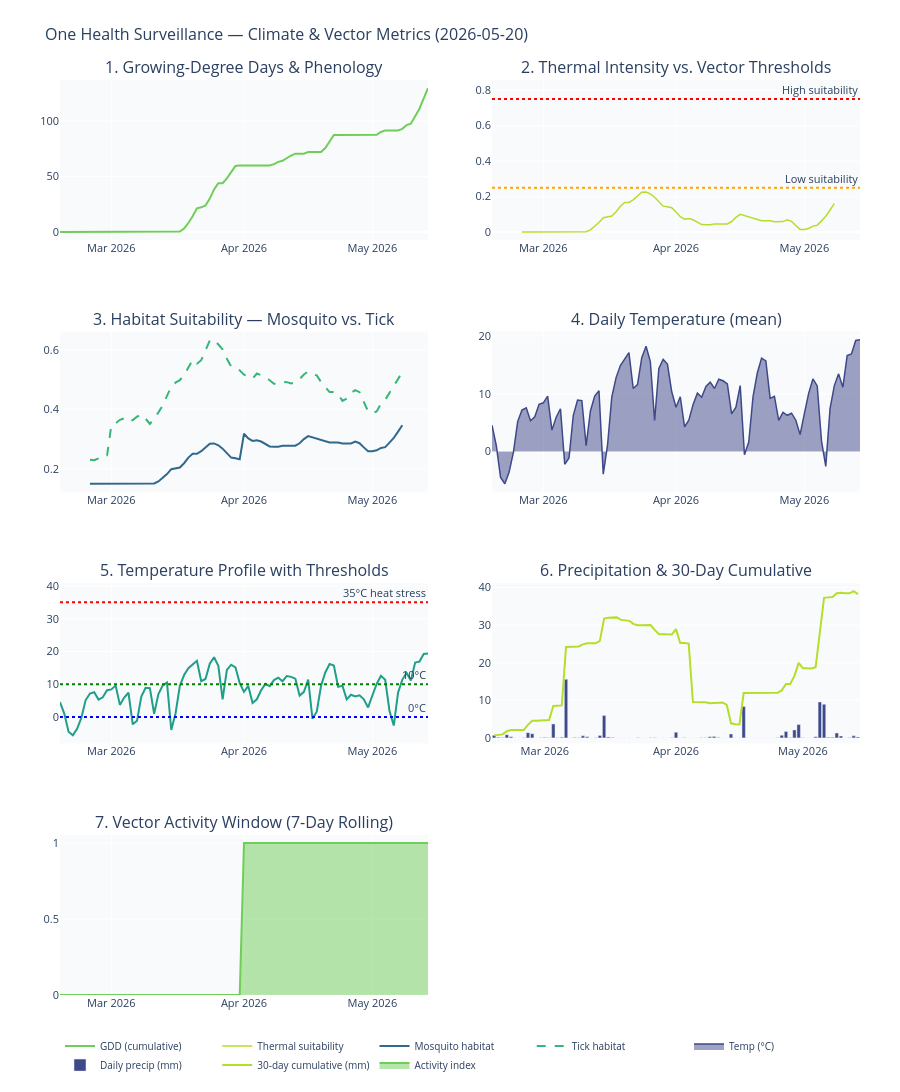

The cell this chart's notebook holds for it:
### Markdown cell above
## 10-Panel Plotly Dashboard

All panels share consistent colorblind-safe colors. Alt-text summaries appear below each figure.

### Code cell
"""Cell 6 — Climate panels 1–7 (Plotly).
Available columns from loader: date, temp_c, precip_mm.
"""
if not have_features:
    print("DEBUG: climate features unavailable — skipping panels 1-7")
else:
    dates = temp_series.index

    fig = make_subplots(
        rows=4, cols=2,
        subplot_titles=[
            "1. Growing-Degree Days & Phenology",
            "2. Thermal Intensity vs. Vector Thresholds",
            "3. Habitat Suitability — Mosquito vs. Tick",
            "4. Daily Temperature (mean)",
            "5. Temperature Profile with Thresholds",
            "6. Precipitation & 30-Day Cumulative",
            "7. Vector Activity Window (7-Day Rolling)",
            "",
        ],
        vertical_spacing=0.10,
        horizontal_spacing=0.08,
    )

    # Panel 1: GDD
    fig.add_trace(go.Scatter(
        x=dates, y=gdd_s.values,
        name="GDD (cumulative)", line=dict(color=VIRIDIS[7], width=2),
        hovertemplate="%{x|%b %d}: %{y:.1f}°C·days",
    ), row=1, col=1)
    if pheno and isinstance(pheno, dict):
        for milestone, mdate in pheno.items():
            if mdate and hasattr(mdate, "strftime"):
                try:
                    yval = float(gdd_s.get(mdate, gdd_s.iloc[-1]))
                    fig.add_annotation(
                        x=mdate, y=yval, text=str(milestone)[:12],
                        showarrow=True, arrowhead=2, arrowsize=0.8,
                        font=dict(size=9), row=1, col=1
                    )
                except Exception:
                    pass

    # Panel 2: Thermal intensity
    fig.add_trace(go.Scatter(
        x=dates, y=thermal_s.values,
        name="Thermal suitability", line=dict(color=VIRIDIS[8], width=1.5),
        hovertemplate="%{x|%b %d}: %{y:.2f}",
    ), row=1, col=2)
    fig.add_hline(y=0.25, line_dash="dot", line_color="orange",
                  annotation_text="Low suitability", row=1, col=2)
    fig.add_hline(y=0.75, line_dash="dot", line_color="red",
                  annotation_text="High suitability", row=1, col=2)

    # Panel 3: Habitat suitability
    fig.add_trace(go.Scatter(
        x=dates, y=mosq_hab.reindex(dates).values,
        name="Mosquito habitat", line=dict(color=VIRIDIS[3], width=2),
        hovertemplate="%{x|%b %d}: %{y:.2f}",
    ), row=2, col=1)
    fig.add_trace(go.Scatter(
        x=dates, y=tick_hab.reindex(dates).values,
        name="Tick habitat", line=dict(color=VIRIDIS[6], width=2, dash="dash"),
        hovertemplate="%{x|%b %d}: %{y:.2f}",
    ), row=2, col=1)

    # Panel 4: Mean temperature
    fig.add_trace(go.Scatter(
        x=dates, y=temp_series.values,
        name="Temp (°C)", fill="tozeroy", line=dict(color=VIRIDIS[2], width=1.5),
        hovertemplate="%{x|%b %d}: %{y:.1f}°C",
    ), row=2, col=2)

    # Panel 5: Temperature with thresholds
    fig.add_trace(go.Scatter(
        x=dates, y=temp_series.values,
        name="T_mean", line=dict(color=VIRIDIS[5], width=2),
        showlegend=False,
        hovertemplate="%{x|%b %d}: %{y:.1f}°C",
    ), row=3, col=1)
    fig.add_hline(y=0,  line_dash="dot", line_color="blue",   annotation_text="0°C",  row=3, col=1)
    fig.add_hline(y=10, line_dash="dot", line_color="green",  annotation_text="10°C", row=3, col=1)
    fig.add_hline(y=35, line_dash="dot", line_color="red",    annotation_text="35°C heat stress", row=3, col=1)

    # Panel 6: Precipitation
    cum30 = prec_series.reindex(dates).rolling(30, min_periods=1).sum()
    fig.add_trace(go.Bar(
        x=dates, y=prec_series.reindex(dates).values,
        name="Daily precip (mm)", marker_color=VIRIDIS[2],
        hovertemplate="%{x|%b %d}: %{y:.2f} mm",
    ), row=3, col=2)
    fig.add_trace(go.Scatter(
        x=dates, y=cum30.values,
        name="30-day cumulative (mm)", line=dict(color=VIRIDIS[8], width=2),
        hovertemplate="%{x|%b %d}: %{y:.1f} mm",
    ), row=3, col=2)

    # Panel 7: Vector activity window
    fig.add_trace(go.Scatter(
        x=dates, y=activity_s.reindex(dates).values,
        name="Activity index", fill="tozeroy", line=dict(color=VIRIDIS[7], width=2),
        hovertemplate="%{x|%b %d}: %{y:.2f}",
    ), row=4, col=1)

    fig.update_layout(
        height=1400,
        title_text=f"One Health Surveillance — Climate & Vector Metrics ({TODAY})",
        title_font_size=16,
        showlegend=True,
        legend=dict(orientation="h", y=-0.04, font=dict(size=10)),
        paper_bgcolor="white",
        plot_bgcolor="#f9fafb",
        font=dict(size=11),
        margin=dict(l=60, r=40, t=80, b=80),
    )
    fig.show()
    print("\n**Figure description (alt text):** 7 sub-panels showing 90-day climate trends for Colorado:",
          "growing-degree days, thermal suitability index, mosquito and tick habitat suitability,",
          "mean temperature, daily precipitation with 30-day cumulative, and rolling vector activity index.")
